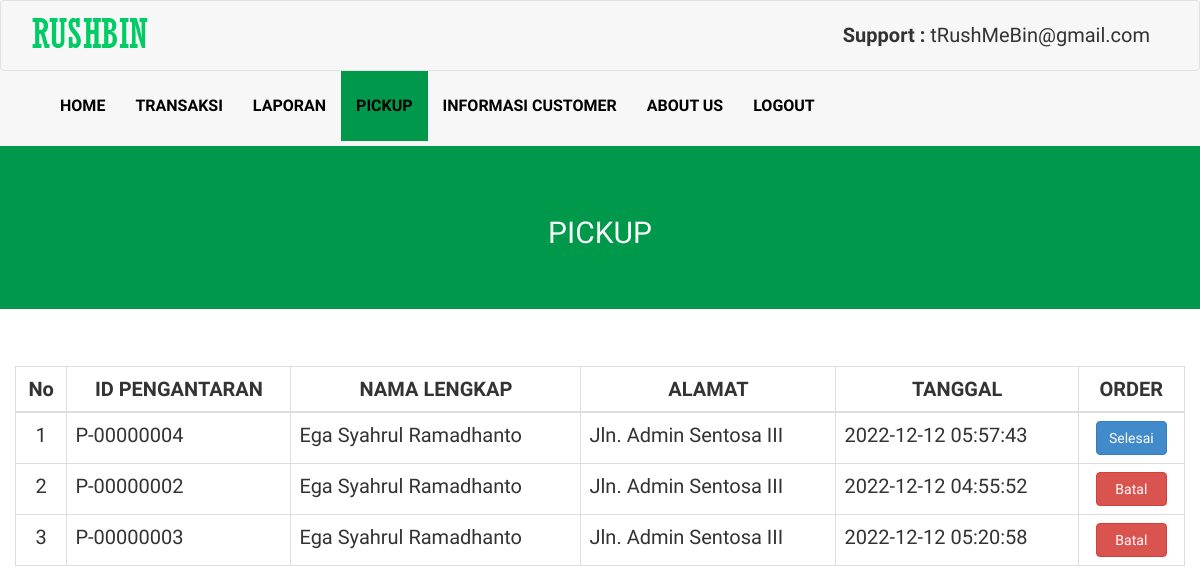
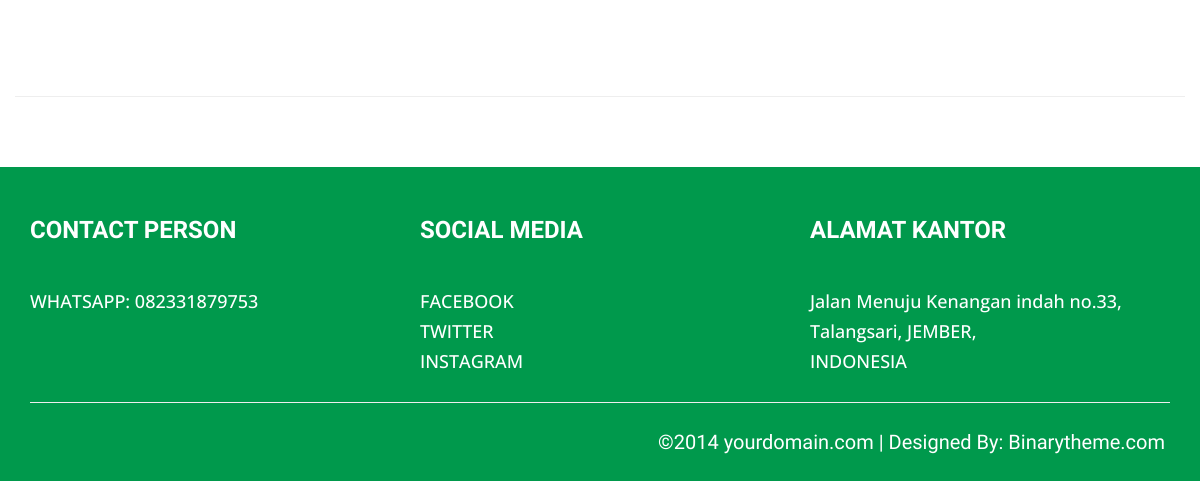
The app's page /pickup.php (signed in), older data (2 pictures, top to bottom).
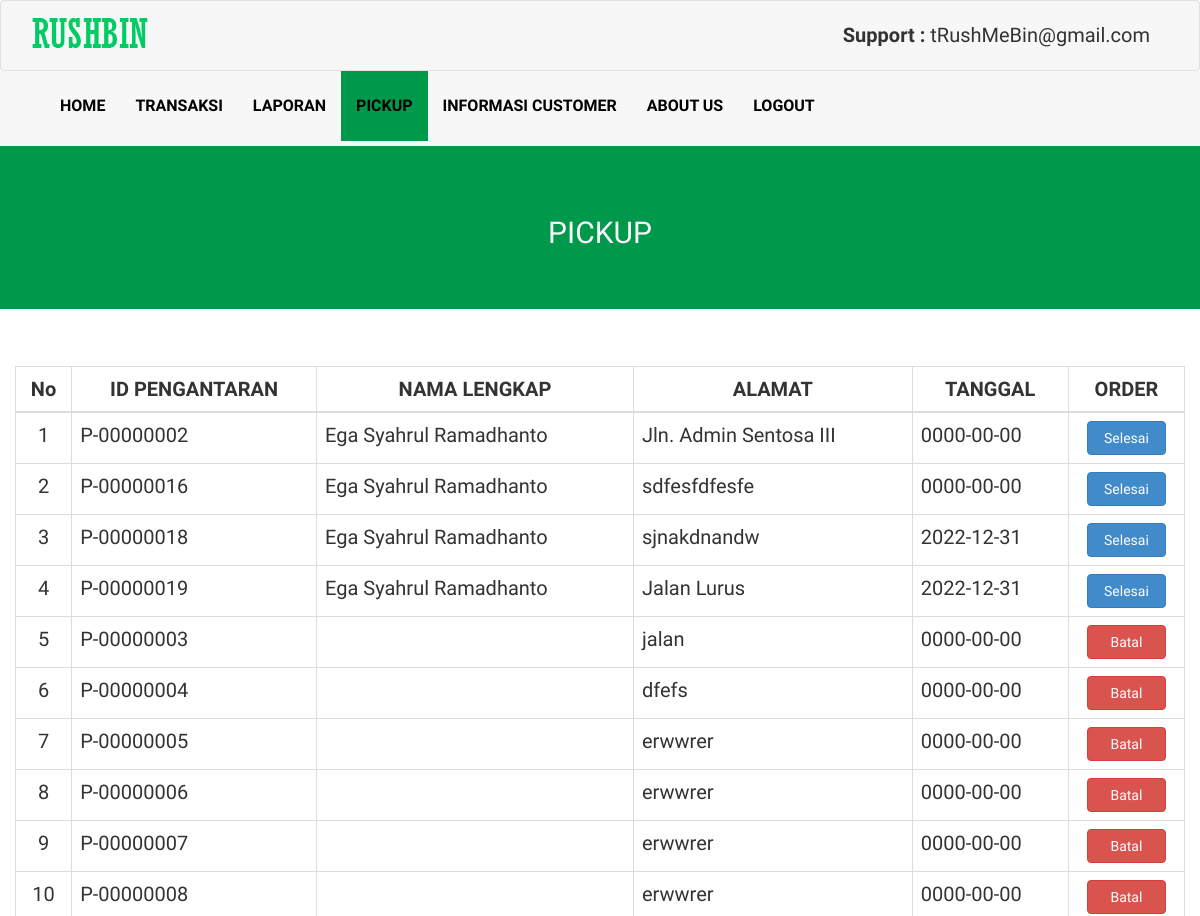
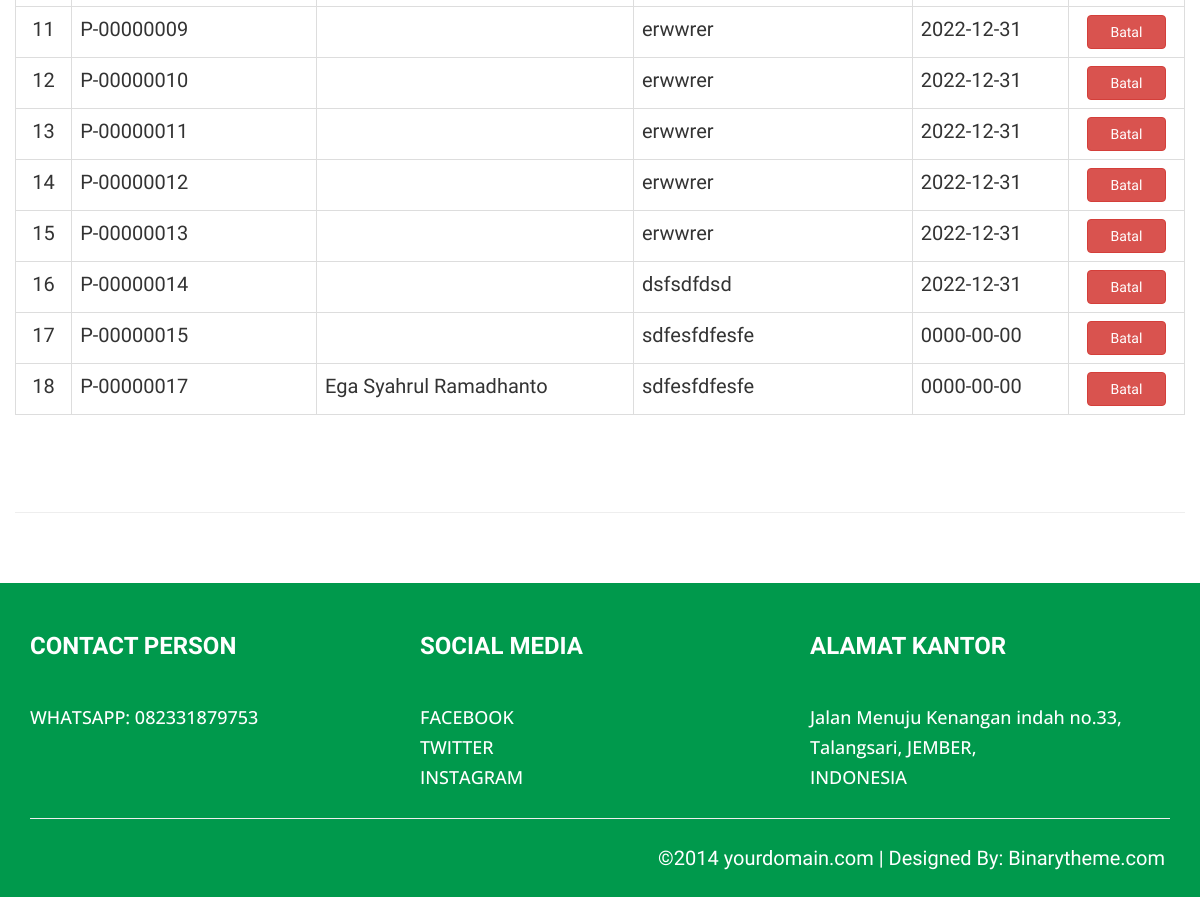
The same page, newer data (2 pictures, top to bottom).
### tables this page shows
CREATE TABLE `pickup` (
  `id_pengantaran` varchar(10) NOT NULL,
  `id_pengguna` varchar(7) NOT NULL,
  `nama_lengkap` varchar(50) NOT NULL,
  `alamat` varchar(50) NOT NULL,
  `tanggal` date NOT NULL,
  `status` enum('1','2') NOT NULL,
  `gambar1` varchar(100) NOT NULL,
  `gambar2` varchar(100) NOT NULL,
  `gambar3` varchar(100) NOT NULL,
  `deskripsi` varchar(500) NOT NULL
);

### Web/pickup.php (the view, shortened to what the changed rows need)
<!DOCTYPE html>
<html xmlns="http://www.w3.org/1999/xhtml">
<head>
    <link href="assets/css/bootstrap.css" rel="stylesheet" />
    <link href="assets/css/font-awesome.css" rel="stylesheet" />
    <link href="assets/css/animate.css" rel="stylesheet" />
    <link href="assets/css/flexslider.css" rel="stylesheet" />
    <link href="assets/css/style_copy.css" rel="stylesheet" />
    <link rel="stylesheet" type="text/css" href="assets/js/datatabel/media/css/jquery.dataTables.css">
</head>
<body>
    <div class="below-slideshow">
        <div class="container">
            <div class="row">
                <div class="col-lg-12 col-md-12 col-sm-12 col-xs-12">
                    <div class="txt-block">
                        <h1 class="head-line">PICKUP</h1>
                    </div>
                </div>
            </div>
        </div>
    </div>
    <div class="container">
        <div class="row">
            <div>
                <table border="1" class="table table-bordered" style="width: 100%;">
                    <thead class="thead-dark">
                        <tr>
                            <th class="tbl text-center">No</th>
                            <th class="tbl text-center">ID PENGANTARAN</th>
                            <th class="tbl text-center">NAMA LENGKAP</th>
                            <th class="tbl text-center">ALAMAT</th>
                            <th class="tbl text-center">TANGGAL</th>
                            <th class="tbl text-center">ORDER</th>
                        </tr>
                    </thead>
                    <tbody>
                        <?php
                    include 'koneksi.php';
                    $sql = "SELECT * FROM pickup ORDER BY status ASC;";
                    $hasil = mysqli_query($koneksi,$sql);
                    $nomer = 1;
                    while($data = mysqli_fetch_array($hasil,MYSQLI_ASSOC)){
                    ?>
                        <tr>
                            <td class="no text-center"><?php echo $nomer++; ?></td>
                            <td><?php echo $data['id_pengantaran']; ?></td>
                            <td><?php echo $data['nama_lengkap']; ?></td>
                            <td><?php echo $data['alamat']; ?></td>
                            <td><?php echo $data['tanggal']; ?></td>
                            <?php
                        if ($data['status']==1) {
                        ?>
                            <td class="tbl text-center">
                                <a href="cek_pickup_selesai.php?id_pengantaran=<?php echo $data['id_pengantaran']; ?>">
                                    <input type="button" class="btn btn-primary" value="Selesai" style="width: 80%;"></a>
                            </td>
                            <?php
                        } elseif ($data['status']==2) {
                            ?>
                            <td class="tbl text-center">
                                <a href="cek_pickup_batal.php?id_pengantaran=<?php echo $data['id_pengantaran']; ?>">
                                    <input type="button" class="btn btn-danger" value="Batal" style="width: 80%;"></a>
                            </td>
                            <?php
                        }
                        ?>
                        </tr>
                        <?php
                    }
                    ?>
                    </tbody>
                </table>
            </div>
        </div>
    </div>
</body>
</html>

Row changes from the older to the newer data that the page shows:
changed pickup "Jln. Admin Sentosa III": tanggal "2022-12-12 04:55:52" → "0000-00-00"; status "2" → "1" (drawn); value "Batal" → "Selesai"
added pickup: id_pengantaran "P-00000016", nama_lengkap "Ega Syahrul Ramadhanto", alamat "sdfesfdfesfe", tanggal "0000-00-00"
added pickup: id_pengantaran "P-00000018", nama_lengkap "Ega Syahrul Ramadhanto", alamat "sjnakdnandw", tanggal "2022-12-31"
added pickup: id_pengantaran "P-00000019", nama_lengkap "Ega Syahrul Ramadhanto", alamat "Jalan Lurus", tanggal "2022-12-31"
changed pickup "P-00000003": alamat "Jln. Admin Sentosa III" → "jalan"; tanggal "2022-12-12 05:20:58" → "0000-00-00"; nama_lengkap "Ega Syahrul Ramadhanto" → (not shown)
changed pickup "P-00000004": alamat "Jln. Admin Sentosa III" → "dfefs"; tanggal "2022-12-12 05:57:43" → "0000-00-00"; status "1" → "2" (drawn); nama_lengkap "Ega Syahrul Ramadhanto" → (not shown); value "Selesai" → "Batal"; moves down the list
added pickup: id_pengantaran "P-00000005", alamat "erwwrer", tanggal "0000-00-00"
added pickup: id_pengantaran "P-00000006", alamat "erwwrer", tanggal "0000-00-00"
added pickup: id_pengantaran "P-00000007", alamat "erwwrer", tanggal "0000-00-00"
added pickup: id_pengantaran "P-00000008", alamat "erwwrer", tanggal "0000-00-00"
added pickup: id_pengantaran "P-00000009", alamat "erwwrer", tanggal "2022-12-31"
added pickup: id_pengantaran "P-00000010", alamat "erwwrer", tanggal "2022-12-31"
added pickup: id_pengantaran "P-00000011", alamat "erwwrer", tanggal "2022-12-31"
added pickup: id_pengantaran "P-00000012", alamat "erwwrer", tanggal "2022-12-31"
added pickup: id_pengantaran "P-00000013", alamat "erwwrer", tanggal "2022-12-31"
added pickup: id_pengantaran "P-00000014", alamat "dsfsdfdsd", tanggal "2022-12-31"
added pickup: id_pengantaran "P-00000015", alamat "sdfesfdfesfe", tanggal "0000-00-00"
added pickup: id_pengantaran "P-00000017", nama_lengkap "Ega Syahrul Ramadhanto", alamat "sdfesfdfesfe", tanggal "0000-00-00"
